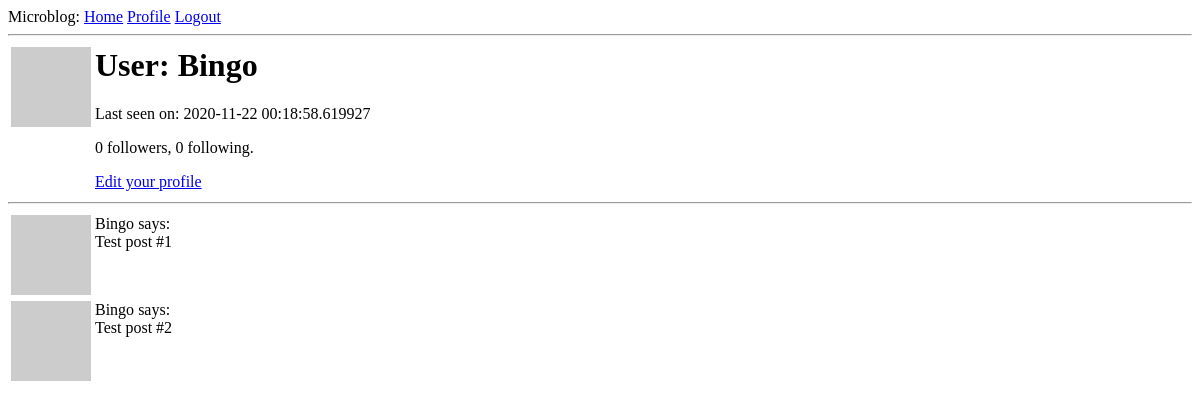
Before: /user/Bingo (signed in) with the older database file.
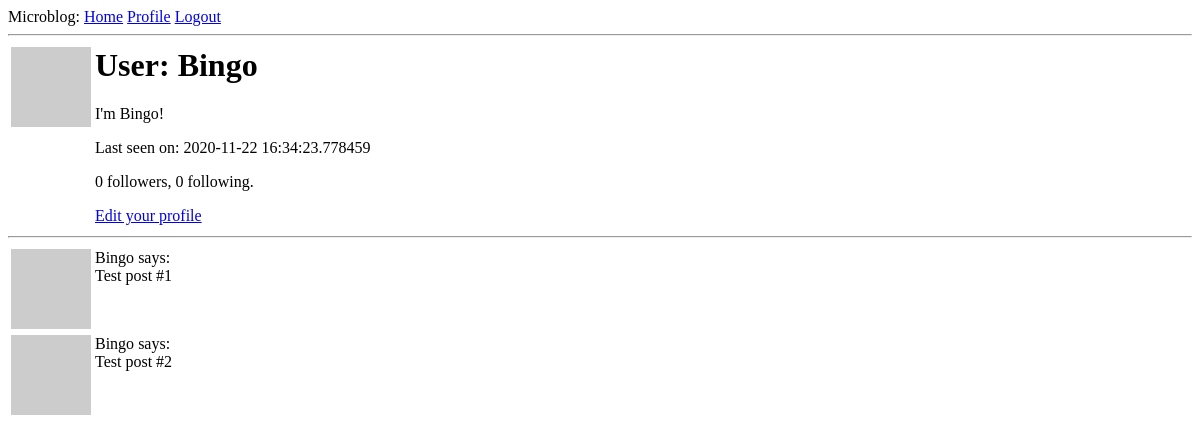
After: the same page with the newer database file.
### app/models.py (models this page shows, shortened)
class User(UserMixin, db.Model):
    id = db.Column(db.Integer, primary_key=True)
    username = db.Column(db.String(64), index=True, unique=True)
    email = db.Column(db.String(120), index=True, unique=True)
    password_hash = db.Column(db.String(128))
    posts = db.relationship("Post", backref="author", lazy="dynamic")
    about_me = db.Column(db.String(140))
    last_seen = db.Column(db.DateTime, default=datetime.utcnow)
    followed = db.relationship(
        'User', secondary=followers,
        primaryjoin=(followers.c.follower_id == id),
        secondaryjoin=(followers.c.followed_id == id),
        backref=db.backref('followers', lazy='dynamic'), lazy='dynamic')
    def avatar(self, size):
        digest = md5(self.email.lower().encode("utf-8")).hexdigest()
        return "https://www.gravatar.com/avatar/{}?d=identicon&s={}".format(
            digest, size
        )

### app/routes.py (the view)
@app.route("/user/<username>")
@login_required
def user(username):
    user = User.query.filter_by(username=username).first_or_404()
    posts = [
        {"author": user, "body": "Test post #1"},
        {"author": user, "body": "Test post #2"},
    ]
    form = EmptyForm()
    return render_template('user.html', user=user, posts=posts, form=form)

### app/models.py (called while the page is built)
@login.user_loader
def load_user(id):
    return User.query.get(int(id))

### app/routes.py (called while the page is built)
@app.before_request
def before_request():
    if current_user.is_authenticated:
        current_user.last_seen = datetime.utcnow()
        db.session.commit()

### app/templates/user.html (shortened to what this page needs)
{% extends "base.html" %} {% block content %}
<table>
  <tr valign="top">
    <td><img src="{{ user.avatar(128) }}" /></td>
    <td>
      <h1>User: {{ user.username }}</h1>
        {% if user.about_me %}<p>{{ user.about_me }}</p>{% endif %}
        {% if user.last_seen %}<p>Last seen on: {{ user.last_seen }}</p>{% endif %}
        <p>{{ user.followers.count() }} followers, {{ user.followed.count() }} following.</p>
        {% if user == current_user %}
        <p><a href="{{ url_for('edit_profile') }}">Edit your profile</a></p>
        {% endif %}
    </td>
  </tr>
</table>
<hr />
{% for post in posts %} {% include '_post.html' %} {% endfor %} {% endblock %}

### app/templates/base.html (shortened to what this page needs)
<html>
  <head>
  </head>
  <body>
    <div>
      Microblog:
      <a href="{{ url_for('index') }}">Home</a>
      {% if current_user.is_anonymous %}
      <a href="{{ url_for('login') }}">Login</a>
      {% else %}
      <a href="{{ url_for('user', username=current_user.username) }}"
        >Profile</a
      >
      <a href="{{ url_for('logout') }}">Logout</a>
      {% endif %}
    </div>
    <hr />
     {% block content %}{% endblock %}
  </body>
</html>

### app/templates/_post.html
<table>
  <tr valign="top">
    <td><img src="{{ post.author.avatar(36) }}" /></td>
    <td>{{ post.author.username }} says:<br />{{ post.body }}</td>
  </tr>
</table>

Changed rows visible on the page:
changed User "Bingo": about_me (not shown) → "I'm Bingo!"; last_seen "2020-11-22 00:18:58.619927" → "2020-11-22 16:34:23.778459"
